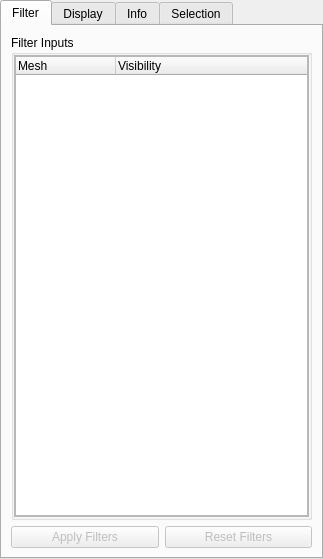
<?xml version="1.0" encoding="UTF-8"?>
<ui version="4.0">
 <class>qtMeshViewerPanel</class>
 <widget class="QWidget" name="qtMeshViewerPanel">
  <property name="geometry">
   <rect>
    <x>0</x>
    <y>0</y>
    <width>323</width>
    <height>559</height>
   </rect>
  </property>
  <property name="windowTitle">
   <string>Form</string>
  </property>
  <layout class="QGridLayout">
   <property name="margin">
    <number>0</number>
   </property>
   <property name="spacing">
    <number>0</number>
   </property>
   <item row="0" column="0">
    <widget class="QTabWidget" name="tabWidget">
     <property name="sizePolicy">
      <sizepolicy hsizetype="MinimumExpanding" vsizetype="Preferred">
       <horstretch>0</horstretch>
       <verstretch>0</verstretch>
      </sizepolicy>
     </property>
     <property name="autoFillBackground">
      <bool>false</bool>
     </property>
     <property name="currentIndex">
      <number>0</number>
     </property>
     <property name="usesScrollButtons">
      <bool>true</bool>
     </property>
     <widget class="QWidget" name="tab_Mesh">
      <attribute name="title">
       <string>Filter</string>
      </attribute>
      <layout class="QVBoxLayout" name="verticalLayout">
       <item>
        <widget class="QGroupBox" name="groupBoxInputs">
         <property name="title">
          <string>Filter Inputs</string>
         </property>
         <property name="checkable">
          <bool>false</bool>
         </property>
         <layout class="QVBoxLayout" name="verticalLayout_7">
          <property name="margin">
           <number>0</number>
          </property>
          <item>
           <widget class="QFrame" name="frameExtracts">
            <property name="frameShape">
             <enum>QFrame::StyledPanel</enum>
            </property>
            <property name="frameShadow">
             <enum>QFrame::Raised</enum>
            </property>
            <layout class="QVBoxLayout" name="verticalLayout_6">
             <property name="margin">
              <number>0</number>
             </property>
             <item>
              <widget class="QTreeWidget" name="treeInputs">
               <column>
                <property name="text">
                 <string>Mesh</string>
                </property>
               </column>
               <column>
                <property name="text">
                 <string>Visibility</string>
                </property>
               </column>
              </widget>
             </item>
            </layout>
           </widget>
          </item>
         </layout>
        </widget>
       </item>
       <item>
        <layout class="QHBoxLayout" name="horizontalLayout">
         <item>
          <widget class="QPushButton" name="pushButton_Apply">
           <property name="enabled">
            <bool>false</bool>
           </property>
           <property name="text">
            <string>Apply Filters</string>
           </property>
          </widget>
         </item>
         <item>
          <widget class="QPushButton" name="pushButton_Reset">
           <property name="enabled">
            <bool>false</bool>
           </property>
           <property name="text">
            <string>Reset Filters</string>
           </property>
          </widget>
         </item>
        </layout>
       </item>
      </layout>
     </widget>
     <widget class="QWidget" name="tab_Display">
      <attribute name="title">
       <string>Display</string>
      </attribute>
      <layout class="QVBoxLayout">
       <item>
        <widget class="QFrame" name="appearanceFrame">
         <property name="sizePolicy">
          <sizepolicy hsizetype="Ignored" vsizetype="Preferred">
           <horstretch>0</horstretch>
           <verstretch>0</verstretch>
          </sizepolicy>
         </property>
         <property name="frameShape">
          <enum>QFrame::NoFrame</enum>
         </property>
         <property name="frameShadow">
          <enum>QFrame::Raised</enum>
         </property>
        </widget>
       </item>
      </layout>
     </widget>
     <widget class="QWidget" name="tab_Info">
      <attribute name="title">
       <string>Info</string>
      </attribute>
      <layout class="QGridLayout">
       <item row="0" column="0">
        <layout class="QGridLayout" name="gridLayout_6"/>
       </item>
      </layout>
     </widget>
     <widget class="QWidget" name="tab_Selection">
      <attribute name="title">
       <string>Selection</string>
      </attribute>
      <layout class="QVBoxLayout" name="verticalLayout_10">
       <item>
        <layout class="QHBoxLayout" name="horizontalLayout_6">
         <item>
          <widget class="QRadioButton" name="radioButtonShowHistogram">
           <property name="text">
            <string>Show Histogram</string>
           </property>
           <property name="checked">
            <bool>true</bool>
           </property>
          </widget>
         </item>
         <item>
          <widget class="QRadioButton" name="radioButtonShowSpreadsheet">
           <property name="text">
            <string>Show Spreadsheet</string>
           </property>
          </widget>
         </item>
        </layout>
       </item>
       <item>
        <widget class="QStackedWidget" name="stackedWidget">
         <property name="frameShape">
          <enum>QFrame::Panel</enum>
         </property>
         <property name="frameShadow">
          <enum>QFrame::Sunken</enum>
         </property>
         <property name="currentIndex">
          <number>0</number>
         </property>
         <widget class="QWidget" name="page">
          <layout class="QVBoxLayout" name="verticalLayout_9">
           <property name="margin">
            <number>0</number>
           </property>
           <item>
            <widget class="QFrame" name="frame_Histogram">
             <property name="frameShape">
              <enum>QFrame::StyledPanel</enum>
             </property>
             <property name="frameShadow">
              <enum>QFrame::Raised</enum>
             </property>
             <layout class="QVBoxLayout" name="verticalLayout_5">
              <property name="margin">
               <number>0</number>
              </property>
              <item>
               <layout class="QHBoxLayout" name="horizontalLayout_3">
                <item>
                 <widget class="QLabel" name="label">
                  <property name="font">
                   <font>
                    <weight>75</weight>
                    <bold>true</bold>
                   </font>
                  </property>
                  <property name="text">
                   <string>Set X-Axis to:</string>
                  </property>
                 </widget>
                </item>
                <item>
                 <widget class="QComboBox" name="comboBox_Histogram"/>
                </item>
               </layout>
              </item>
             </layout>
            </widget>
           </item>
          </layout>
         </widget>
         <widget class="QWidget" name="page_2">
          <layout class="QVBoxLayout" name="verticalLayout_4">
           <property name="margin">
            <number>0</number>
           </property>
           <item>
            <widget class="QLabel" name="label_2">
             <property name="font">
              <font>
               <weight>75</weight>
               <bold>true</bold>
              </font>
             </property>
             <property name="text">
              <string>Selected Cells:</string>
             </property>
            </widget>
           </item>
           <item>
            <widget class="pqSpreadSheetViewWidget" name="spreadsheet">
             <property name="sizePolicy">
              <sizepolicy hsizetype="Preferred" vsizetype="MinimumExpanding">
               <horstretch>0</horstretch>
               <verstretch>0</verstretch>
              </sizepolicy>
             </property>
             <property name="minimumSize">
              <size>
               <width>0</width>
               <height>120</height>
              </size>
             </property>
             <property name="editTriggers">
              <set>QAbstractItemView::NoEditTriggers</set>
             </property>
             <property name="alternatingRowColors">
              <bool>true</bool>
             </property>
             <property name="selectionMode">
              <enum>QAbstractItemView::NoSelection</enum>
             </property>
            </widget>
           </item>
          </layout>
         </widget>
        </widget>
       </item>
       <item>
        <layout class="QVBoxLayout" name="verticalLayout_2">
         <item>
          <layout class="QHBoxLayout" name="horizontalLayout_5">
           <item>
            <widget class="QCheckBox" name="checkBoxShowCell">
             <property name="text">
              <string>Show Mesh Cell ID</string>
             </property>
            </widget>
           </item>
           <item>
            <widget class="QCheckBox" name="checkBoxShowPoint">
             <property name="text">
              <string>Show Point ID</string>
             </property>
            </widget>
           </item>
          </layout>
         </item>
         <item>
          <widget class="QGroupBox" name="groupBoxContourOptions">
           <property name="title">
            <string>Options for Shape Cell Selection</string>
           </property>
           <layout class="QHBoxLayout" name="horizontalLayout_4">
            <property name="spacing">
             <number>3</number>
            </property>
            <property name="margin">
             <number>3</number>
            </property>
            <item>
             <widget class="QRadioButton" name="contourAllIn">
              <property name="text">
               <string>All In</string>
              </property>
              <property name="checked">
               <bool>true</bool>
              </property>
             </widget>
            </item>
            <item>
             <widget class="QRadioButton" name="contourPartiallyIn">
              <property name="text">
               <string>Partially In</string>
              </property>
             </widget>
            </item>
            <item>
             <widget class="QRadioButton" name="contourIntersect">
              <property name="text">
               <string>Intersect Only</string>
              </property>
             </widget>
            </item>
           </layout>
          </widget>
         </item>
         <item>
          <widget class="QPushButton" name="pushButton_InvertSelection">
           <property name="text">
            <string>Invert Selection</string>
           </property>
          </widget>
         </item>
         <item>
          <layout class="QGridLayout" name="gridLayout">
           <item row="0" column="0">
            <widget class="QPushButton" name="pushButton_SelectAll">
             <property name="text">
              <string>Select All</string>
             </property>
            </widget>
           </item>
           <item row="0" column="1">
            <widget class="QPushButton" name="pushButton_ClearSelection">
             <property name="text">
              <string>Clear Selection</string>
             </property>
            </widget>
           </item>
          </layout>
         </item>
         <item>
          <layout class="QHBoxLayout" name="horizontalLayout_2">
           <item>
            <widget class="QPushButton" name="pushButton_ChangeMaterial">
             <property name="enabled">
              <bool>false</bool>
             </property>
             <property name="text">
              <string>Set Selection Material ID to:</string>
             </property>
            </widget>
           </item>
           <item>
            <widget class="QLineEdit" name="MaterialIdEntry">
             <property name="sizePolicy">
              <sizepolicy hsizetype="Ignored" vsizetype="Fixed">
               <horstretch>0</horstretch>
               <verstretch>0</verstretch>
              </sizepolicy>
             </property>
            </widget>
           </item>
          </layout>
         </item>
        </layout>
       </item>
       <item>
        <widget class="QGroupBox" name="groupBox_Smooth">
         <property name="title">
          <string>Show Smoothing Controls</string>
         </property>
         <property name="checkable">
          <bool>true</bool>
         </property>
         <property name="checked">
          <bool>false</bool>
         </property>
         <layout class="QVBoxLayout" name="verticalLayout_8">
          <property name="margin">
           <number>0</number>
          </property>
          <item>
           <widget class="QScrollArea" name="scrollAreaSmooth">
            <property name="widgetResizable">
             <bool>true</bool>
            </property>
            <widget class="QWidget" name="scrollAreaWidgetContents_2">
             <property name="geometry">
              <rect>
               <x>0</x>
               <y>0</y>
               <width>285</width>
               <height>76</height>
              </rect>
             </property>
             <layout class="QVBoxLayout" name="verticalLayout_3">
              <property name="leftMargin">
               <number>0</number>
              </property>
              <property name="topMargin">
               <number>0</number>
              </property>
              <property name="rightMargin">
               <number>0</number>
              </property>
              <item>
               <widget class="QPushButton" name="pushButton_ApplySmoothing">
                <property name="text">
                 <string>Apply Smoothing</string>
                </property>
               </widget>
              </item>
             </layout>
            </widget>
           </widget>
          </item>
         </layout>
        </widget>
       </item>
      </layout>
     </widget>
    </widget>
   </item>
  </layout>
 </widget>
 <customwidgets>
  <customwidget>
   <class>pqSpreadSheetViewWidget</class>
   <extends>QTableView</extends>
   <header>pqSpreadSheetViewWidget.h</header>
  </customwidget>
 </customwidgets>
 <resources/>
 <connections>
  <connection>
   <sender>groupBox_Smooth</sender>
   <signal>toggled(bool)</signal>
   <receiver>scrollAreaSmooth</receiver>
   <slot>setVisible(bool)</slot>
   <hints>
    <hint type="sourcelabel">
     <x>55</x>
     <y>463</y>
    </hint>
    <hint type="destinationlabel">
     <x>203</x>
     <y>481</y>
    </hint>
   </hints>
  </connection>
 </connections>
</ui>
